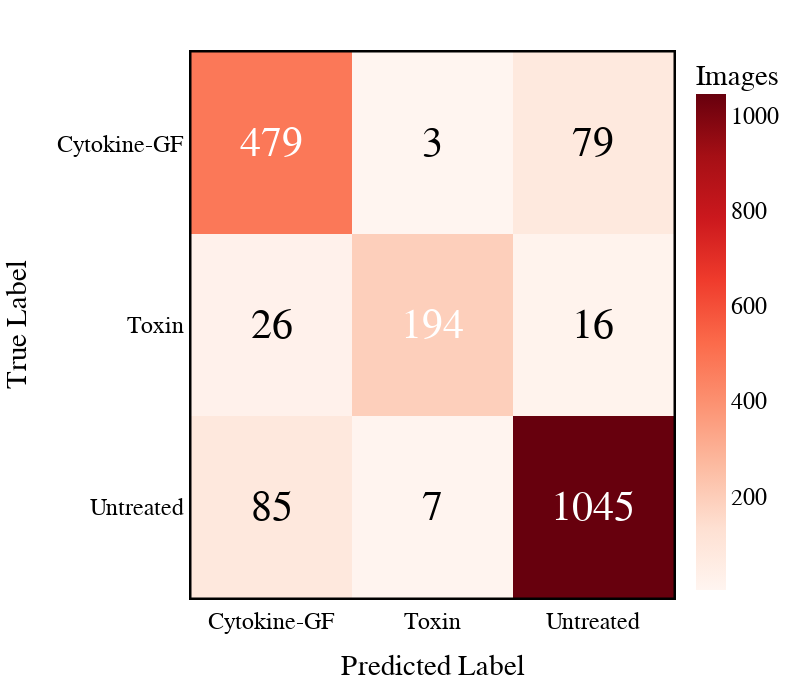

Source (notebook cell):
### Code cell
# Change renderer according to your IDE
plot_cm(multiclass_preds, ['Cytokine-GF', 'Toxin', 'Untreated'], renderer="jupyterlab", width=800, height=700)

### Figure 1 — Plotly figure (JSON) as saved in the notebook; plotly's stock layout.template omitted (floating-point values rounded to 4 significant figures)
{"data": [{"colorbar": {"title": {"text": "Images"}}, "colorscale": [[0, "rgb(255,245,240)"], [0.125, "rgb(254,224,210)"], [0.25, "rgb(252,187,161)"], [0.375, "rgb(252,146,114)"], [0.5, "rgb(251,106,74)"], [0.625, "rgb(239,59,44)"], [0.75, "rgb(203,24,29)"], [0.875, "rgb(165,15,21)"], [1, "rgb(103,0,13)"]], "showscale": true, "type": "heatmap", "x": ["Cytokine-GF", "Toxin", "Untreated"], "y": ["Cytokine-GF", "Toxin", "Untreated"], "z": [[479, 3, 79], [26, 194, 16], [85, 7, 1045]]}], "layout": {"annotations": [{"font": {"color": "white", "size": 42}, "showarrow": false, "text": "479", "x": "Cytokine-GF", "xref": "x", "y": "Cytokine-GF", "yref": "y"}, {"font": {"color": "black", "size": 42}, "showarrow": false, "text": "3", "x": "Toxin", "xref": "x", "y": "Cytokine-GF", "yref": "y"}, {"font": {"color": "black", "size": 42}, "showarrow": false, "text": "79", "x": "Untreated", "xref": "x", "y": "Cytokine-GF", "yref": "y"}, {"font": {"color": "black", "size": 42}, "showarrow": false, "text": "26", "x": "Cytokine-GF", "xref": "x", "y": "Toxin", "yref": "y"}, {"font": {"color": "white", "size": 42}, "showarrow": false, "text": "194", "x": "Toxin", "xref": "x", "y": "Toxin", "yref": "y"}, {"font": {"color": "black", "size": 42}, "showarrow": false, "text": "16", "x": "Untreated", "xref": "x", "y": "Toxin", "yref": "y"}, {"font": {"color": "black", "size": 42}, "showarrow": false, "text": "85", "x": "Cytokine-GF", "xref": "x", "y": "Untreated", "yref": "y"}, {"font": {"color": "black", "size": 42}, "showarrow": false, "text": "7", "x": "Toxin", "xref": "x", "y": "Untreated", "yref": "y"}, {"font": {"color": "white", "size": 42}, "showarrow": false, "text": "1045", "x": "Untreated", "xref": "x", "y": "Untreated", "yref": "y"}], "autosize": false, "font": {"color": "black", "family": "Arial, sans-serif", "size": 24}, "height": 700, "legend": {"bordercolor": "black", "borderwidth": 1, "title": {"text": "Images"}, "x": 1, "xanchor": "right", "y": 0, "yanchor": "bottom"}, "margin": {"b": 100, "l": 50, "pad": 4, "r": 50, "t": 50}, "plot_bgcolor": "white", "shapes": [{"layer": "below", "line": {"color": "black", "width": 5}, "type": "rect", "x0": -0.5, "x1": 0.5, "y0": -0.5, "y1": 0.5}, {"layer": "below", "line": {"color": "black", "width": 5}, "type": "rect", "x0": 0.5, "x1": 1.5, "y0": -0.5, "y1": 0.5}, {"layer": "below", "line": {"color": "black", "width": 5}, "type": "rect", "x0": 1.5, "x1": 2.5, "y0": -0.5, "y1": 0.5}, {"layer": "below", "line": {"color": "black", "width": 5}, "type": "rect", "x0": -0.5, "x1": 0.5, "y0": 0.5, "y1": 1.5}, {"layer": "below", "line": {"color": "black", "width": 5}, "type": "rect", "x0": 0.5, "x1": 1.5, "y0": 0.5, "y1": 1.5}, {"layer": "below", "line": {"color": "black", "width": 5}, "type": "rect", "x0": 1.5, "x1": 2.5, "y0": 0.5, "y1": 1.5}, {"layer": "below", "line": {"color": "black", "width": 5}, "type": "rect", "x0": -0.5, "x1": 0.5, "y0": 1.5, "y1": 2.5}, {"layer": "below", "line": {"color": "black", "width": 5}, "type": "rect", "x0": 0.5, "x1": 1.5, "y0": 1.5, "y1": 2.5}, {"layer": "below", "line": {"color": "black", "width": 5}, "type": "rect", "x0": 1.5, "x1": 2.5, "y0": 1.5, "y1": 2.5}], "width": 800, "xaxis": {"autorange": true, "range": [-0.5163, 2.516], "showgrid": false, "title": {"standoff": 25, "text": "Predicted Label"}, "type": "category"}, "yaxis": {"autorange": true, "range": [2.514, -0.5138], "showgrid": false, "title": {"standoff": 25, "text": "True Label"}, "type": "category"}}}
